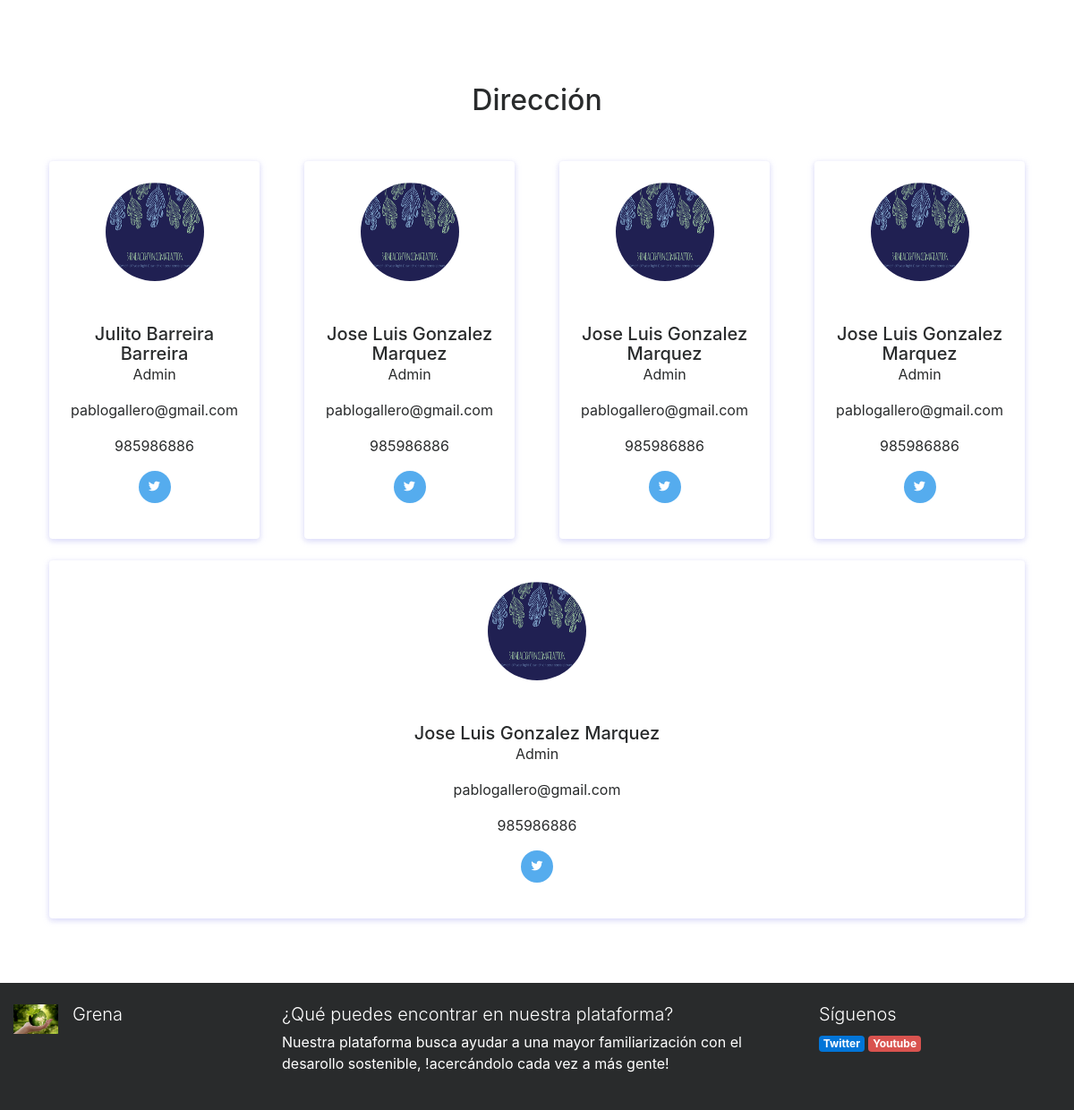
Page /index.php?controller=contactos&action=showall (lower part) on the earlier database version.
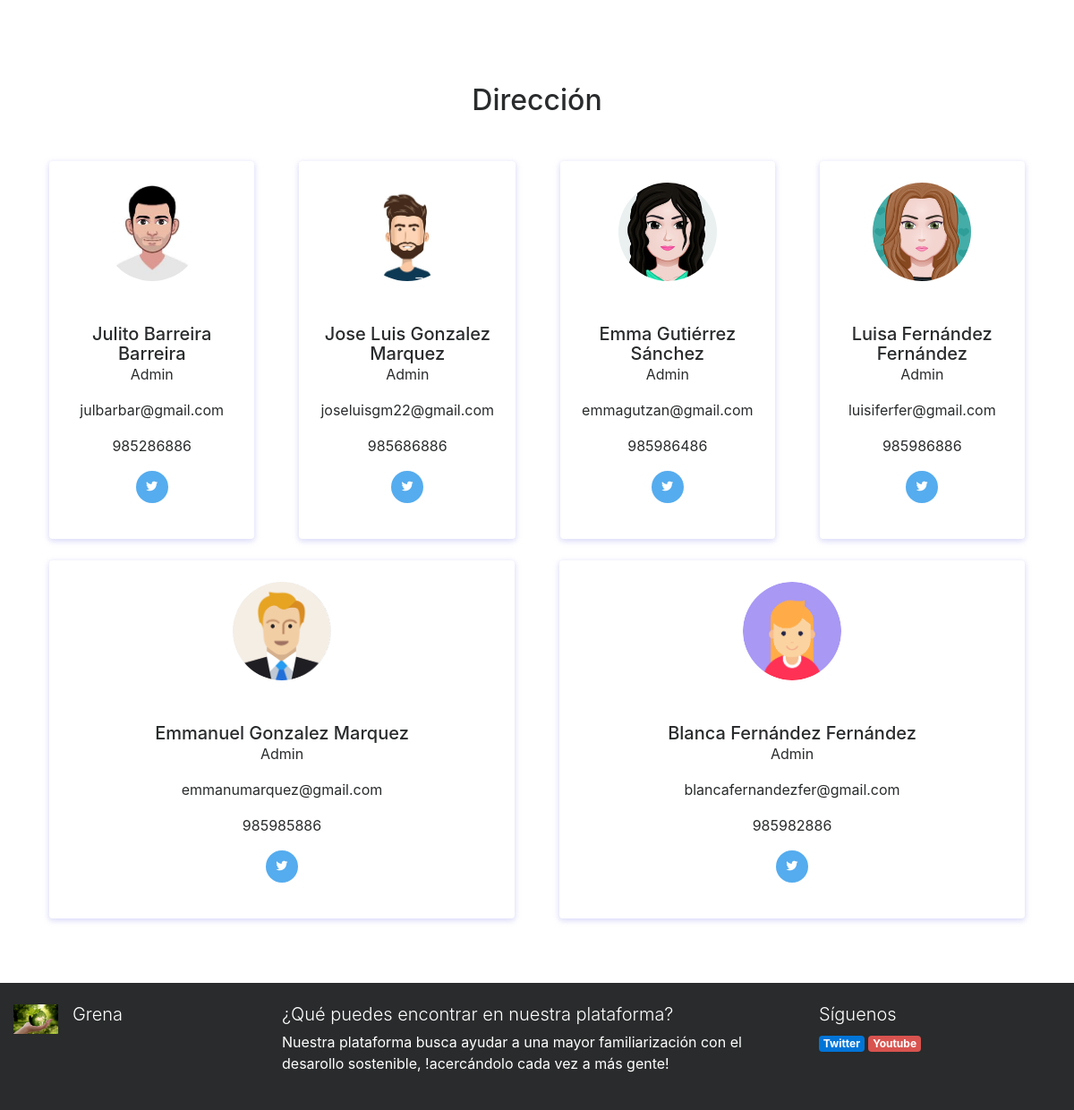
Same page on the later database version.
### tables this page shows
CREATE TABLE IF NOT EXISTS CONTACTOS(
		ID_CONTACTO INT(10) AUTO_INCREMENT,
		NOMBRE VARCHAR(255) NOT NULL,
		APELLIDOS VARCHAR(255) NOT NULL,
		EMAIL VARCHAR(255) NOT NULL,
		CARGO VARCHAR(255) NOT NULL,
		TELEFONO VARCHAR(255) NOT NULL,
		RUTAFOTO VARCHAR(255) NOT NULL,
		RUTATWITTER VARCHAR(255) NOT NULL,
		CONSTRAINT PK_CONTACTOS PRIMARY KEY(ID_CONTACTO)

	);

### core/ViewManager.php (called while the page is built, shortened)
<?php
class ViewManager {
	private $variables = array();
	public function setVariable($varname, $value, $flash=false) {
		$this->variables[$varname] = $value;
	}
	public function getVariable($varname, $default=NULL) {
		if (!isset($this->variables[$varname])) {
			return $default;
		}
		return $this->variables[$varname];
	}
	public function render($controller, $viewname) {
		include(__DIR__."/../view/$controller/$viewname.php");
	}
	private static $viewmanager_singleton = NULL;
	public static function getInstance() {
		if (self::$viewmanager_singleton == null) {
			self::$viewmanager_singleton = new ViewManager();
		}
		return self::$viewmanager_singleton;
	}
}

### controller/ContactosController.php (called while the page is built, shortened)
<?php
require_once(__DIR__."/../model/Contacto.php");
require_once(__DIR__."/../model/ContactoMapper.php");
require_once(__DIR__."/../core/ViewManager.php");
class ContactosController extends BaseController {
	private $contactoMapper;
	private $estructuraMapper;
	public function __construct() {
		$this->contactoMapper = new ContactoMapper();
		$this->estructuraMapper = new EstructuraMapper();
	}
	public function showAll() {
		$contactos = $this->contactoMapper->findAll();
		$estructuras = $this->estructuraMapper->findAll();
		$this->view->setVariable("estructuras", $estructuras);
		$this->view->setVariable("contactos", $contactos);
		$this->view->render("contactos", "showall");
	}
}

### index.php (called while the page is built, shortened)
<?php
function run() {
	try {
		$controller = loadController($_GET["controller"]);
		$actionName = $_GET["action"];
		$controller->$actionName();
	} catch(Exception $ex) {
		die("An exception occured!!!!!".$ex->getMessage());
	}
}
function loadController($controllerName) {
	return new $controllerClassName();
}
run();
?>

### core/I18n.php (called while the page is built, shortened)
<?php
class I18n {
	private $messages;
	public function i18n($key) {
		if (isset($this->messages[$key])){
			return $this->messages[$key];
		}else{
			return $key;
		}
	}
	private static $i18n_singleton = null;
	public static function getInstance() {
		if (self::$i18n_singleton == NULL) {
			self::$i18n_singleton = new I18n();
		}
		return self::$i18n_singleton;
	}
}
function i18n($key) {
	return I18n::getInstance()->i18n($key);
}

### model/Contacto.php (called while the page is built, shortened)
<?php
class Contacto {
	private $nombre;
	private $apellidos;
	private $email;
	private $telefono;
	private $rutafoto;
	private $rutatwitter;
	public function __construct($id=NULL, $nombre=NULL,$apellidos=NULL,$email=NULL,$cargo=NULL,$telefono=NULL,$rutafoto=NULL,$rutatwitter=NULL) {
		$this->nombre= $nombre;
        $this->apellidos= $apellidos;
        $this->email= $email;
		$this->cargo= $cargo;
        $this->telefono= $telefono;
        $this->rutafoto= $rutafoto;
        $this->rutatwitter= $rutatwitter;
	}
	public function getNombre() {
		return $this->nombre;
	}
	public function getApellidos() {
		return $this->apellidos;
	}
	public function getEmail() {
		return $this->email;
	}
	public function getCargo() {
		return $this->cargo;
	}
	public function getTelefono() {
		return $this->telefono;
	}
    public function getRutafoto() {
		return $this->rutafoto;
	}
    public function getRutatwitter() {
		return $this->rutatwitter;
	}
}

### model/ContactoMapper.php (called while the page is built, shortened)
<?php
require_once(__DIR__."/../core/PDOConnection.php");
require_once(__DIR__."/../model/Contacto.php");
class ContactoMapper {
	private $db;
	public function __construct() {
		$this->db = PDOConnection::getInstance();
	}
	public function findAll() {
		$stmt = $this->db->query("SELECT * FROM CONTACTOS");
		$contactos_db = $stmt->fetchAll(PDO::FETCH_ASSOC);
		$contactos = array();
		foreach ($contactos_db as $contacto) {
			array_push($contactos, new Contacto($contacto["ID_CONTACTO"], $contacto["NOMBRE"], $contacto["APELLIDOS"], $contacto["EMAIL"],$contacto["CARGO"],$contacto["TELEFONO"],$contacto["RUTAFOTO"],$contacto["RUTATWITTER"]));
		}
		return $contactos;
	}
	}

### core/PDOConnection.php (called while the page is built)
<?php
class PDOConnection {
	private static $dbhost = "127.0.0.1";
	private static $dbname = "GRENA";
	private static $dbuser = "grena";
	private static $dbpass = "grena21";
	private static $db_singleton = null;
	public static function getInstance() {
		if (self::$db_singleton == null) {
			self::$db_singleton = new PDO(
			"mysql:host=".self::$dbhost.";dbname=".self::$dbname.";charset=utf8",
			self::$dbuser,
			self::$dbpass,
			array(
				PDO::ATTR_EMULATE_PREPARES => false,
				PDO::ATTR_ERRMODE => PDO::ERRMODE_EXCEPTION
			)
		);
	}
	return self::$db_singleton;
}
}
?>

### view/contactos/showall.php (the view, shortened to what the changed rows need)
<?php
require_once(__DIR__."/../../core/ViewManager.php");
$view = ViewManager::getInstance();
$contactos = $view->getVariable("contactos");
$numcontactos= count($contactos);
$y=0;
 ?>
<div class="container mt-5 mb-5">
<div class ="">
      <h2 class="mt-5 titulovideos"> <?= i18n("Organigrama")?> </h3>
<div class="row d-flex  align-items-center  ">
          <div class="col-md-12  align-items-center mt-5">
          <h2 class=" titulovideos"> <?= i18n("Dirección")?></h3>
<div class="row row-cols-1 row-cols-lg-2 row-cols-xl-4">
<?php while($y < $numcontactos){ ?>
	<div class="col">
		<div class="card radius-15">
			<div class="card-body text-center">
				<div class="p-4 border radius-15">
					<img src="images/<?= $contactos[$y]->getRutafoto() ?>" width="110" height="110" class="rounded-circle shadow" alt="">
					<h5 class="mb-0 mt-5"><?= $contactos[$y]->getNombre() ?> <?= $contactos[$y]->getApellidos() ?></h5>
					<p class="mb-3"><?= $contactos[$y]->getCargo() ?></p>
					<p class="mb-3"><?= $contactos[$y]->getEmail() ?></p>
					<p class="mb-3"><?= $contactos[$y]->getTelefono() ?></p>
					<div class="list-inline contacts-social mt-3 mb-3">
						<a href="https://twitter.com/<?= $contactos[$y]->getRutatwitter()  ?>" class="list-inline-item bg-twitter text-white border-0"><i class="bx bxl-twitter"></i></a>
					</div>
    </div>
    </div>
    </div>
    </div>
    <?php  $y = $y+1;} ?>
	</div>
</div>
</div>

Differences in the rows shown:
changed contactos "Julito": RUTAFOTO: a different picture; EMAIL "pablogallero@gmail.com" → "julbarbar@gmail.com"; TELEFONO "985986886" → "985286886"
changed contactos "Jose Luis": RUTAFOTO: a different picture; EMAIL "pablogallero@gmail.com" → "joseluisgm22@gmail.com"; TELEFONO "985986886" → "985686886"
changed contactos: RUTAFOTO: a different picture; NOMBRE "Jose Luis" → "Emma"; APELLIDOS "Gonzalez Marquez" → "Gutiérrez Sánchez"; EMAIL "pablogallero@gmail.com" → "emmagutzan@gmail.com"; TELEFONO "985986886" → "985986486"
changed contactos: RUTAFOTO: a different picture; NOMBRE "Jose Luis" → "Luisa"; APELLIDOS "Gonzalez Marquez" → "Fernández Fernández"; EMAIL "pablogallero@gmail.com" → "luisiferfer@gmail.com"
changed contactos: RUTAFOTO: a different picture; NOMBRE "Jose Luis" → "Emmanuel"; EMAIL "pablogallero@gmail.com" → "emmanumarquez@gmail.com"; TELEFONO "985986886" → "985985886"
added contactos: RUTAFOTO (picture), NOMBRE "Blanca", APELLIDOS "Fernández Fernández", CARGO "Admin", EMAIL "blancafernandezfer@gmail.com", TELEFONO "985982886"
